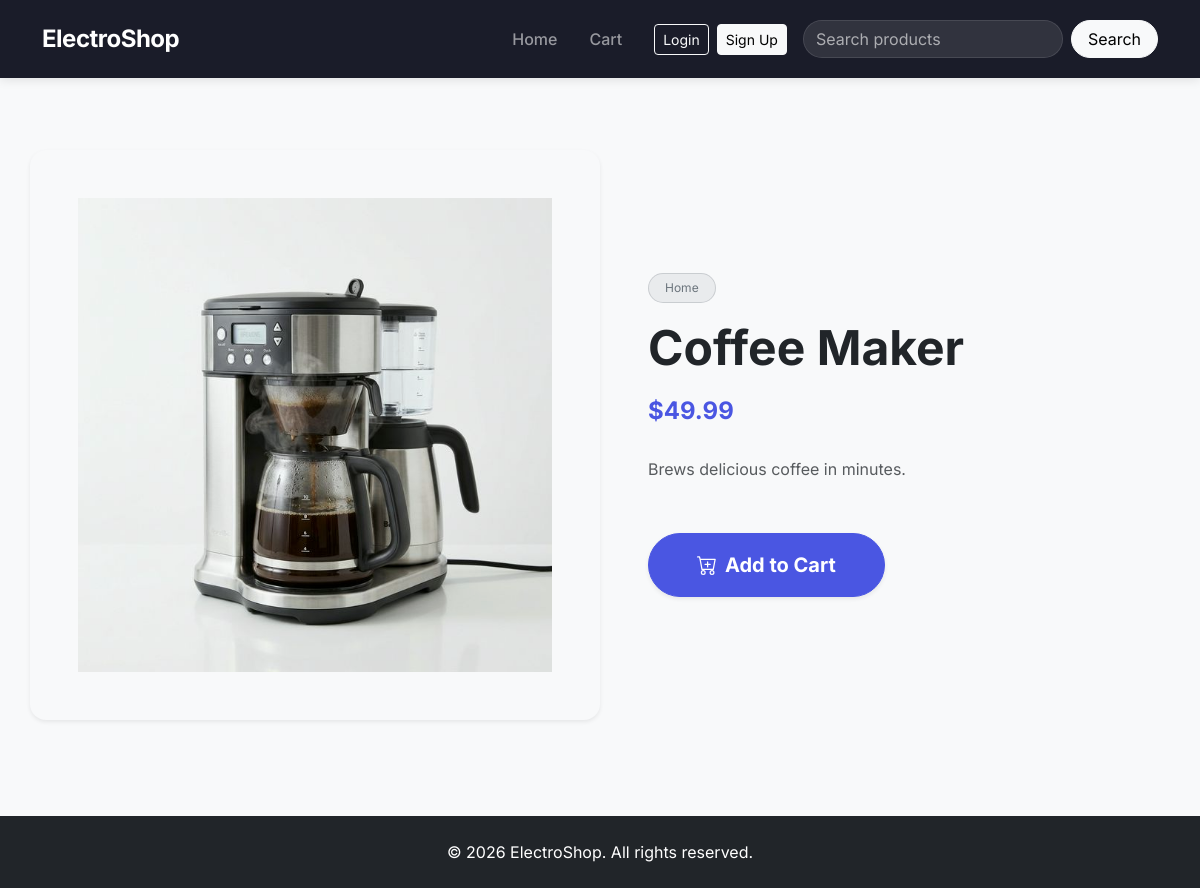
The app's page /product/4 with its own data.
### models.py (models this page shows)
class Product(db.Model):
    id = db.Column(db.Integer, primary_key=True)
    name = db.Column(db.String(150), nullable=False)
    description = db.Column(db.Text, nullable=False)
    price = db.Column(db.Float, nullable=False)
    image = db.Column(db.String(150), nullable=True, default='default.jpg')
    category = db.Column(db.String(100), nullable=True)

### app.py (the view)
@app.route('/product/<int:id>')
def product_detail(id):
    product = db.get_or_404(Product, id)
    return render_template('product_detail.html', product=product)

### templates/product_detail.html (shortened to what this page needs)
{% extends 'base.html' %}
{% block content %}
<div class="row my-5">
    <div class="col-md-6 mb-4 mb-md-0 d-flex justify-content-center align-items-center bg-light rounded-4 shadow-sm p-5">
        <img src="{{ url_for('static', filename='images/' + product.image) }}" class="img-fluid mix-blend-multiply" alt="{{ product.name }}" onerror="this.src='https://via.placeholder.com/500?text=No+Image';">
    </div>
    <div class="col-md-6 ps-md-5 d-flex flex-column justify-content-center">
        <span class="badge bg-secondary mb-3 w-auto align-self-start py-2 px-3 fw-normal bg-opacity-10 text-secondary border border-secondary border-opacity-25 rounded-pill">{{ product.category }}</span>
        <h1 class="display-5 fw-bold mb-3 text-dark">{{ product.name }}</h1>
        <p class="fs-4 fw-bold text-primary mb-4">${{ "%.2f"|format(product.price) }}</p>
        <div class="text-muted product-desc-text lh-lg mb-5">
            {{ product.description }}
        </div>
        <form action="{{ url_for('add_to_cart', id=product.id) }}" method="POST">
            <button type="submit" class="btn btn-primary btn-lg rounded-pill px-5 py-3 fw-bold shadow-sm d-inline-flex align-items-center gap-2 add-cart-btn">
                Add to Cart
            </button>
        </form>
    </div>
</div>
{% endblock %}

### static/css/style.css (style rules this page uses)
body { font-family: 'Inter', sans-serif; background-color: #f8f9fa; color: #333; display: flex; flex-direction: column; min-height: 100vh; }
.text-primary { color: #4A56E2 !important; }
.btn-primary { background-color: #4A56E2; border-color: #4A56E2; }
.mix-blend-multiply { mix-blend-mode: multiply; }
.btn { transition: all 0.3s ease; }

### records on screen
Product: image (picture), category "Home", name "Coffee Maker", price "49.99", description "Brews delicious coffee in minutes."
